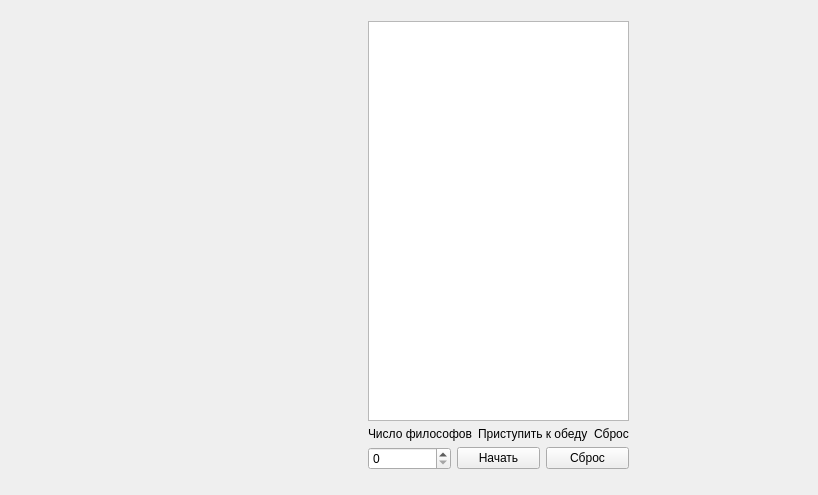
<?xml version="1.0" encoding="UTF-8"?>
<ui version="4.0">
 <class>Widget</class>
 <widget class="QWidget" name="Widget">
  <property name="geometry">
   <rect>
    <x>0</x>
    <y>0</y>
    <width>818</width>
    <height>495</height>
   </rect>
  </property>
  <property name="windowTitle">
   <string>Widget</string>
  </property>
  <widget class="QWidget" name="horizontalLayoutWidget">
   <property name="geometry">
    <rect>
     <x>10</x>
     <y>10</y>
     <width>801</width>
     <height>471</height>
    </rect>
   </property>
   <layout class="QHBoxLayout" name="horizontalLayout">
    <item>
     <spacer name="horizontalSpacer_2">
      <property name="orientation">
       <enum>Qt::Horizontal</enum>
      </property>
      <property name="sizeHint" stdset="0">
       <size>
        <width>40</width>
        <height>20</height>
       </size>
      </property>
     </spacer>
    </item>
    <item>
     <widget class="QWidget" name="widget" native="true">
      <property name="sizePolicy">
       <sizepolicy hsizetype="Expanding" vsizetype="Expanding">
        <horstretch>0</horstretch>
        <verstretch>0</verstretch>
       </sizepolicy>
      </property>
     </widget>
    </item>
    <item>
     <layout class="QVBoxLayout" name="verticalLayout_2">
      <item>
       <widget class="QTextEdit" name="textEdit"/>
      </item>
      <item>
       <layout class="QVBoxLayout" name="verticalLayout_3">
        <item>
         <layout class="QHBoxLayout" name="horizontalLayout_2">
          <item>
           <widget class="QLabel" name="label_2">
            <property name="text">
             <string>Число философов</string>
            </property>
           </widget>
          </item>
          <item>
           <widget class="QLabel" name="label">
            <property name="text">
             <string>Приступить к обеду</string>
            </property>
           </widget>
          </item>
          <item>
           <widget class="QLabel" name="label_3">
            <property name="text">
             <string>Сброс</string>
            </property>
           </widget>
          </item>
         </layout>
        </item>
        <item>
         <layout class="QHBoxLayout" name="horizontalLayout_3">
          <item>
           <widget class="QSpinBox" name="spinBox"/>
          </item>
          <item>
           <widget class="QPushButton" name="pushButton">
            <property name="text">
             <string>Начать</string>
            </property>
            <property name="checkable">
             <bool>true</bool>
            </property>
           </widget>
          </item>
          <item>
           <widget class="QPushButton" name="pushButton_2">
            <property name="text">
             <string>Сброс</string>
            </property>
           </widget>
          </item>
         </layout>
        </item>
       </layout>
      </item>
     </layout>
    </item>
    <item>
     <spacer name="horizontalSpacer">
      <property name="orientation">
       <enum>Qt::Horizontal</enum>
      </property>
      <property name="sizeHint" stdset="0">
       <size>
        <width>40</width>
        <height>20</height>
       </size>
      </property>
     </spacer>
    </item>
   </layout>
  </widget>
 </widget>
 <layoutdefault spacing="6" margin="11"/>
 <resources/>
 <connections/>
</ui>
